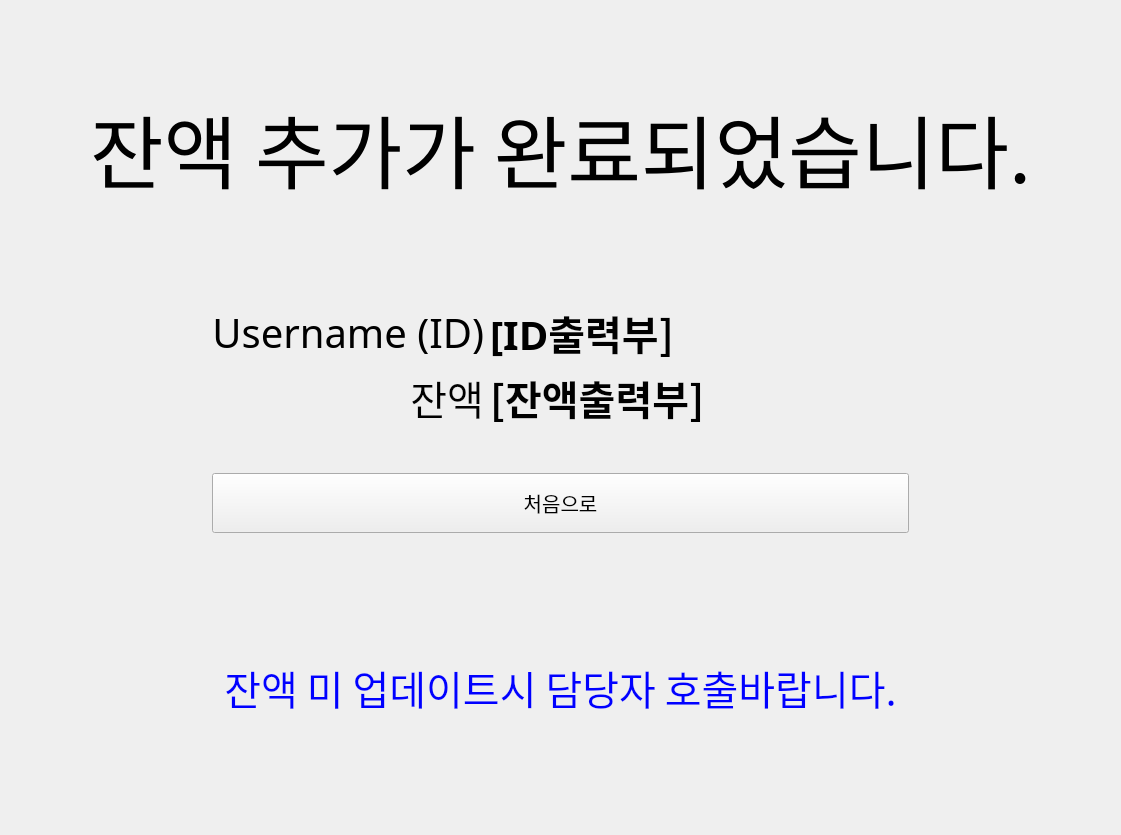
<?xml version="1.0" encoding="UTF-8"?>
<ui version="4.0">
 <class>MainWindow</class>
 <widget class="QMainWindow" name="MainWindow">
  <property name="windowModality">
   <enum>Qt::ApplicationModal</enum>
  </property>
  <property name="geometry">
   <rect>
    <x>0</x>
    <y>0</y>
    <width>1121</width>
    <height>835</height>
   </rect>
  </property>
  <property name="windowTitle">
   <string>YKHS Cafeteria KIOSK (alpha v1.0 / Last Updated 22.01.03)</string>
  </property>
  <widget class="QWidget" name="centralwidget">
   <layout class="QGridLayout" name="gridLayout_2">
    <property name="leftMargin">
     <number>0</number>
    </property>
    <property name="topMargin">
     <number>0</number>
    </property>
    <property name="rightMargin">
     <number>0</number>
    </property>
    <property name="bottomMargin">
     <number>0</number>
    </property>
    <property name="spacing">
     <number>6</number>
    </property>
    <item row="0" column="0">
     <layout class="QGridLayout" name="gridLayout">
      <item row="0" column="0" colspan="5">
       <widget class="QLabel" name="Warning1">
        <property name="font">
         <font>
          <family>맑은 고딕</family>
          <pointsize>60</pointsize>
         </font>
        </property>
        <property name="text">
         <string>잔액 추가가 완료되었습니다.</string>
        </property>
        <property name="alignment">
         <set>Qt::AlignCenter</set>
        </property>
       </widget>
      </item>
      <item row="2" column="0" rowspan="2">
       <spacer name="leftblank">
        <property name="orientation">
         <enum>Qt::Horizontal</enum>
        </property>
        <property name="sizeType">
         <enum>QSizePolicy::Preferred</enum>
        </property>
        <property name="sizeHint" stdset="0">
         <size>
          <width>100</width>
          <height>100</height>
         </size>
        </property>
       </spacer>
      </item>
      <item row="8" column="0" colspan="5">
       <widget class="QLabel" name="Warning3">
        <property name="palette">
         <palette>
          <active>
           <colorrole role="WindowText">
            <brush brushstyle="SolidPattern">
             <color alpha="255">
              <red>0</red>
              <green>0</green>
              <blue>255</blue>
             </color>
            </brush>
           </colorrole>
          </active>
          <inactive>
           <colorrole role="WindowText">
            <brush brushstyle="SolidPattern">
             <color alpha="255">
              <red>0</red>
              <green>0</green>
              <blue>255</blue>
             </color>
            </brush>
           </colorrole>
          </inactive>
          <disabled>
           <colorrole role="WindowText">
            <brush brushstyle="SolidPattern">
             <color alpha="255">
              <red>120</red>
              <green>120</green>
              <blue>120</blue>
             </color>
            </brush>
           </colorrole>
          </disabled>
         </palette>
        </property>
        <property name="font">
         <font>
          <family>맑은 고딕</family>
          <pointsize>30</pointsize>
         </font>
        </property>
        <property name="text">
         <string>잔액 미 업데이트시 담당자 호출바랍니다.</string>
        </property>
        <property name="alignment">
         <set>Qt::AlignCenter</set>
        </property>
       </widget>
      </item>
      <item row="4" column="2">
       <spacer name="bal_finish_blank">
        <property name="orientation">
         <enum>Qt::Vertical</enum>
        </property>
        <property name="sizeType">
         <enum>QSizePolicy::Fixed</enum>
        </property>
        <property name="sizeHint" stdset="0">
         <size>
          <width>20</width>
          <height>40</height>
         </size>
        </property>
       </spacer>
      </item>
      <item row="3" column="2" colspan="2">
       <widget class="QLabel" name="f_balinfo">
        <property name="sizePolicy">
         <sizepolicy hsizetype="Minimum" vsizetype="Preferred">
          <horstretch>0</horstretch>
          <verstretch>0</verstretch>
         </sizepolicy>
        </property>
        <property name="font">
         <font>
          <family>맑은 고딕</family>
          <pointsize>30</pointsize>
          <weight>75</weight>
          <bold>true</bold>
         </font>
        </property>
        <property name="text">
         <string>[잔액출력부]</string>
        </property>
        <property name="margin">
         <number>10</number>
        </property>
       </widget>
      </item>
      <item row="2" column="1">
       <widget class="QLabel" name="inputid">
        <property name="sizePolicy">
         <sizepolicy hsizetype="Minimum" vsizetype="Fixed">
          <horstretch>0</horstretch>
          <verstretch>0</verstretch>
         </sizepolicy>
        </property>
        <property name="minimumSize">
         <size>
          <width>0</width>
          <height>0</height>
         </size>
        </property>
        <property name="font">
         <font>
          <family>맑은 고딕</family>
          <pointsize>30</pointsize>
          <weight>50</weight>
          <bold>false</bold>
         </font>
        </property>
        <property name="text">
         <string>Username (ID)</string>
        </property>
        <property name="alignment">
         <set>Qt::AlignRight|Qt::AlignTrailing|Qt::AlignVCenter</set>
        </property>
        <property name="margin">
         <number>20</number>
        </property>
       </widget>
      </item>
      <item row="5" column="1" colspan="3">
       <widget class="QPushButton" name="returnhome">
        <property name="sizePolicy">
         <sizepolicy hsizetype="Minimum" vsizetype="Fixed">
          <horstretch>0</horstretch>
          <verstretch>0</verstretch>
         </sizepolicy>
        </property>
        <property name="minimumSize">
         <size>
          <width>125</width>
          <height>60</height>
         </size>
        </property>
        <property name="sizeIncrement">
         <size>
          <width>0</width>
          <height>0</height>
         </size>
        </property>
        <property name="baseSize">
         <size>
          <width>0</width>
          <height>0</height>
         </size>
        </property>
        <property name="font">
         <font>
          <family>맑은 고딕</family>
          <pointsize>15</pointsize>
         </font>
        </property>
        <property name="cursor">
         <cursorShape>PointingHandCursor</cursorShape>
        </property>
        <property name="text">
         <string>처음으로</string>
        </property>
       </widget>
      </item>
      <item row="2" column="2" colspan="2">
       <widget class="QLabel" name="f_inputid">
        <property name="sizePolicy">
         <sizepolicy hsizetype="Minimum" vsizetype="Preferred">
          <horstretch>0</horstretch>
          <verstretch>0</verstretch>
         </sizepolicy>
        </property>
        <property name="font">
         <font>
          <family>맑은 고딕</family>
          <pointsize>30</pointsize>
          <weight>75</weight>
          <bold>true</bold>
         </font>
        </property>
        <property name="text">
         <string>[ID출력부]</string>
        </property>
        <property name="margin">
         <number>10</number>
        </property>
       </widget>
      </item>
      <item row="3" column="1">
       <widget class="QLabel" name="balinfo">
        <property name="sizePolicy">
         <sizepolicy hsizetype="Minimum" vsizetype="Fixed">
          <horstretch>0</horstretch>
          <verstretch>0</verstretch>
         </sizepolicy>
        </property>
        <property name="minimumSize">
         <size>
          <width>0</width>
          <height>0</height>
         </size>
        </property>
        <property name="font">
         <font>
          <family>맑은 고딕</family>
          <pointsize>30</pointsize>
          <weight>50</weight>
          <bold>false</bold>
         </font>
        </property>
        <property name="text">
         <string>잔액</string>
        </property>
        <property name="alignment">
         <set>Qt::AlignRight|Qt::AlignTrailing|Qt::AlignVCenter</set>
        </property>
        <property name="margin">
         <number>20</number>
        </property>
       </widget>
      </item>
      <item row="2" column="4" rowspan="2">
       <spacer name="rightblank">
        <property name="orientation">
         <enum>Qt::Horizontal</enum>
        </property>
        <property name="sizeType">
         <enum>QSizePolicy::Preferred</enum>
        </property>
        <property name="sizeHint" stdset="0">
         <size>
          <width>100</width>
          <height>100</height>
         </size>
        </property>
       </spacer>
      </item>
     </layout>
    </item>
   </layout>
  </widget>
 </widget>
 <resources/>
 <connections/>
</ui>
